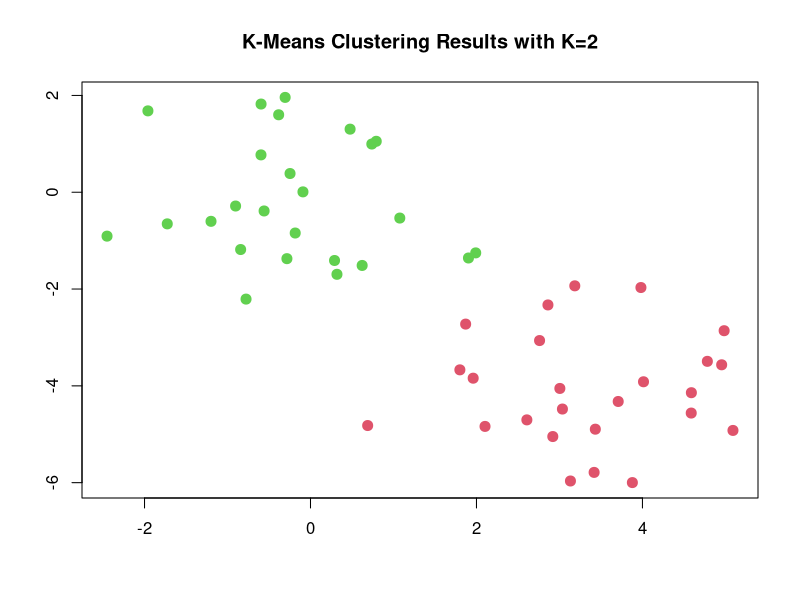
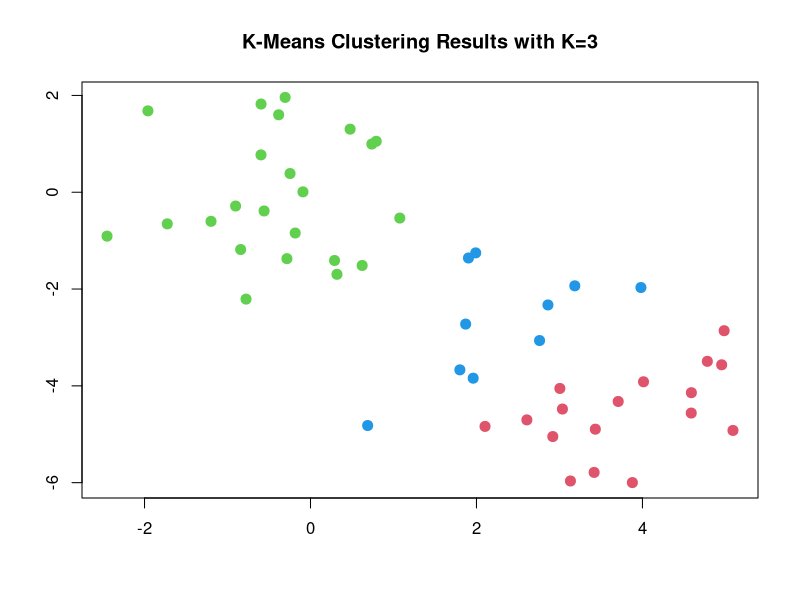

The R script that drew these images, in order:
#Ejemplo K-medias
set.seed (2)
x=matrix (rnorm (50*2) , ncol =2)
x[1:25 ,1]=x[1:25 ,1]+3
x[1:25 ,2]=x[1:25 ,2] -4
km.out =kmeans (x,2, nstart =20)
km.out
km.out$cluster
plot(x, col =(km.out$cluster +1) , main="K-Means Clustering Results with K=2", xlab ="", ylab="", pch =20, cex =2)


# Usando k=3
set.seed (4)
km.out =kmeans (x,3, nstart =20)
km.out
km.out$centers
km.out$cluster
km.out$totss
km.out$withinss
km.out$tot.withinss
km.out$betweenss
km.out$size
km.out$iter
km.out$ifault
plot(x, col =(km.out$cluster +1) , main="K-Means Clustering Results with K=3", xlab ="", ylab="", pch =20, cex =2)



